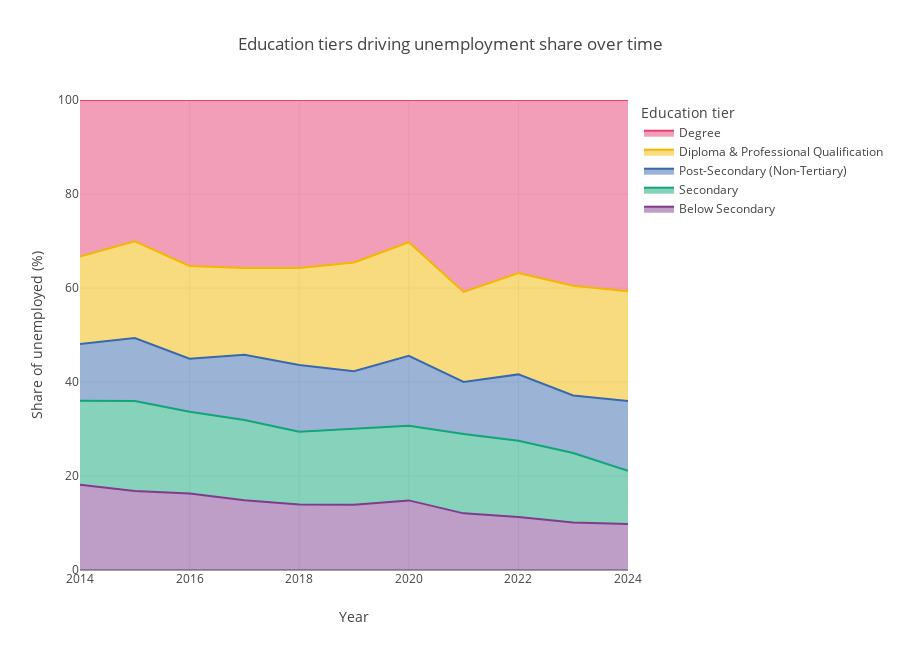

Notebook code for this chart:
### Markdown cell above
### Education tiers within occupation families
We aggregate the unemployed counts by occupation, qualification level, and year to understand how education pathways mediate risk. The chart spotlights the six occupations with the highest unemployed counts and shows the share contributed by each qualification tier.

### Code cell
education_raw = df_long_dict.get('unemployed_by_qualification_sex_long')
if education_raw is None:
    raise KeyError("Table 'unemployed_by_qualification_sex_long' is not available in df_long_dict")

# Since education data doesn't have occupations, we'll visualize the overall distribution by education level
education_grouped = education_raw.groupby(['year', 'education'])['unemployed_count'].sum().reset_index()

# Convert year to int for consistency (if it's datetime)
if pd.api.types.is_datetime64_any_dtype(education_grouped['year']):
    education_grouped['year'] = education_grouped['year'].dt.year

# Calculate percentages
education_grouped['total_by_year'] = education_grouped.groupby('year')['unemployed_count'].transform('sum')
education_grouped['share_pct'] = (education_grouped['unemployed_count'] / education_grouped['total_by_year']) * 100

# Define education level order (from lowest to highest)
edu_order = [
    "Below Secondary", 
    "Secondary", 
    "Post-Secondary (Non-Tertiary)", 
    "Diploma & Professional Qualification", 
    "Degree"
]

# Create a custom color scale
colors = px.colors.qualitative.Bold

# Create the visualization
fig_education = px.area(
    education_grouped,
    x='year',
    y='share_pct',
    color='education',
    color_discrete_map={edu: colors[i % len(colors)] for i, edu in enumerate(edu_order)},
    category_orders={"education": edu_order},
    labels={'year': "Year", "share_pct": "Share of unemployed (%)", 'education': "Education tier"},
    title="Education tiers driving unemployment share over time",
    height=650,
    hover_data={'unemployed_count': ':.1f', 'share_pct': ':.1f'}
)
fig_education.update_yaxes(range=[0, 100])
fig_education.update_layout(
    legend_title_text="Education tier", 
    hovermode="x unified",
    legend=dict(traceorder="reversed")
)
fig_education.show()

### Figure 1 — Plotly figure (JSON) as saved in the notebook; plotly's stock layout.template omitted (floating-point values rounded to 4 significant figures)
{"data": [{"customdata": [[14.8], [14.2], [15.0], [14.0], [12.4], [13.6], [18.2], [13.4], [9.9], [8.5], [7.9]], "fillpattern": {"shape": ""}, "hovertemplate": "Education tier=Below Secondary<br>Year=%{x}<br>Share of unemployed (%)=%{y:.1f}<br>unemployed_count=%{customdata[0]:.1f}<extra></extra>", "legendgroup": "Below Secondary", "line": {"color": "rgb(127, 60, 141)"}, "marker": {"symbol": "circle"}, "mode": "lines", "name": "Below Secondary", "orientation": "v", "showlegend": true, "stackgroup": "1", "type": "scatter", "x": [2014, 2015, 2016, 2017, 2018, 2019, 2020, 2021, 2022, 2023, 2024], "xaxis": "x", "y": [18.12, 16.8, 16.25, 14.85, 13.93, 13.86, 14.81, 12.05, 11.29, 10.12, 9.801], "yaxis": "y"}, {"customdata": [[14.6], [16.2], [16.1], [16.1], [13.8], [15.9], [19.5], [18.8], [14.2], [12.4], [9.1]], "fillpattern": {"shape": ""}, "hovertemplate": "Education tier=Secondary<br>Year=%{x}<br>Share of unemployed (%)=%{y:.1f}<br>unemployed_count=%{customdata[0]:.1f}<extra></extra>", "legendgroup": "Secondary", "line": {"color": "rgb(17, 165, 121)"}, "marker": {"symbol": "circle"}, "mode": "lines", "name": "Secondary", "orientation": "v", "showlegend": true, "stackgroup": "1", "type": "scatter", "x": [2014, 2015, 2016, 2017, 2018, 2019, 2020, 2021, 2022, 2023, 2024], "xaxis": "x", "y": [17.87, 19.17, 17.44, 17.07, 15.51, 16.21, 15.87, 16.91, 16.19, 14.76, 11.29], "yaxis": "y"}, {"customdata": [[9.9], [11.3], [10.4], [13.1], [12.6], [12.0], [18.3], [12.3], [12.4], [10.3], [12.0]], "fillpattern": {"shape": ""}, "hovertemplate": "Education tier=Post-Secondary (Non-Tertiary)<br>Year=%{x}<br>Share of unemployed (%)=%{y:.1f}<br>unemployed_count=%{customdata[0]:.1f}<extra></extra>", "legendgroup": "Post-Secondary (Non-Tertiary)", "line": {"color": "rgb(57, 105, 172)"}, "marker": {"symbol": "circle"}, "mode": "lines", "name": "Post-Secondary (Non-Tertiary)", "orientation": "v", "showlegend": true, "stackgroup": "1", "type": "scatter", "x": [2014, 2015, 2016, 2017, 2018, 2019, 2020, 2021, 2022, 2023, 2024], "xaxis": "x", "y": [12.12, 13.37, 11.27, 13.89, 14.16, 12.23, 14.89, 11.06, 14.14, 12.26, 14.89], "yaxis": "y"}, {"customdata": [[15.2], [17.4], [18.2], [17.4], [18.4], [22.7], [29.7], [21.3], [18.9], [19.6], [18.8]], "fillpattern": {"shape": ""}, "hovertemplate": "Education tier=Diploma & Professional Qualification<br>Year=%{x}<br>Share of unemployed (%)=%{y:.1f}<br>unemployed_count=%{customdata[0]:.1f}<extra></extra>", "legendgroup": "Diploma & Professional Qualification", "line": {"color": "rgb(242, 183, 1)"}, "marker": {"symbol": "circle"}, "mode": "lines", "name": "Diploma & Professional Qualification", "orientation": "v", "showlegend": true, "stackgroup": "1", "type": "scatter", "x": [2014, 2015, 2016, 2017, 2018, 2019, 2020, 2021, 2022, 2023, 2024], "xaxis": "x", "y": [18.6, 20.59, 19.72, 18.45, 20.67, 23.14, 24.17, 19.15, 21.55, 23.33, 23.33], "yaxis": "y"}, {"customdata": [[27.2], [25.4], [32.6], [33.7], [31.8], [33.9], [37.2], [45.4], [32.3], [33.2], [32.8]], "fillpattern": {"shape": ""}, "hovertemplate": "Education tier=Degree<br>Year=%{x}<br>Share of unemployed (%)=%{y:.1f}<br>unemployed_count=%{customdata[0]:.1f}<extra></extra>", "legendgroup": "Degree", "line": {"color": "rgb(231, 63, 116)"}, "marker": {"symbol": "circle"}, "mode": "lines", "name": "Degree", "orientation": "v", "showlegend": true, "stackgroup": "1", "type": "scatter", "x": [2014, 2015, 2016, 2017, 2018, 2019, 2020, 2021, 2022, 2023, 2024], "xaxis": "x", "y": [33.29, 30.06, 35.32, 35.74, 35.73, 34.56, 30.27, 40.83, 36.83, 39.52, 40.69], "yaxis": "y"}], "layout": {"height": 650, "hovermode": "x unified", "legend": {"title": {"text": "Education tier"}, "tracegroupgap": 0, "traceorder": "reversed"}, "title": {"text": "Education tiers driving unemployment share over time"}, "xaxis": {"anchor": "y", "domain": [0, 1], "title": {"text": "Year"}}, "yaxis": {"anchor": "x", "domain": [0, 1], "range": [0, 100], "title": {"text": "Share of unemployed (%)"}}}}
